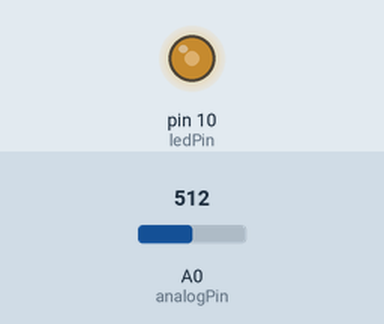
A sketch run on a simulated Arduino Uno, built with avr-gcc and run on an emulated ATmega328P. On the bench: output pins drawn as LEDs (lit = HIGH). Inputs (shaded band) come from the test bench; at power-on: A0 (analogPin) = 512.

Above: at 1.2 s.
1.3 s: A0 (analogPin) set to 716
At 2.4 s:
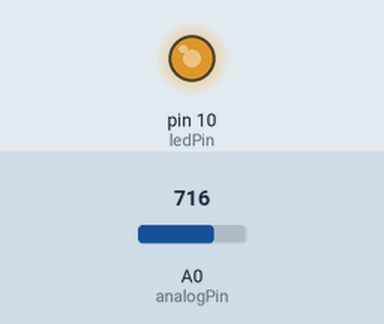
2.8 s: A0 (analogPin) set to 900
At 3.5 s:
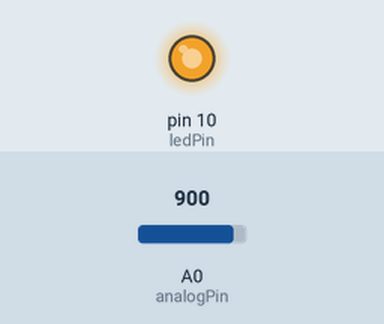
4.3 s: A0 (analogPin) set to 122
At 4.6 s:
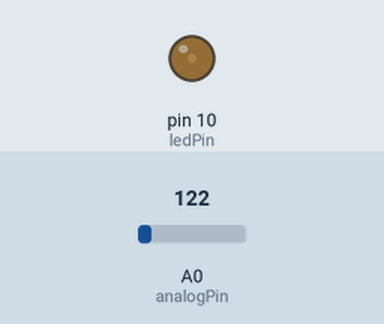
5.8 s: A0 (analogPin) set to 0
At 7.0 s:
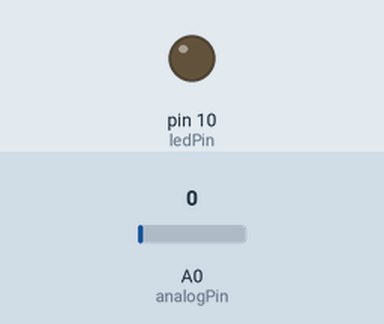
Timing chart, 0 to 8.3 s (numbered marks = the images above; inputs shaded):
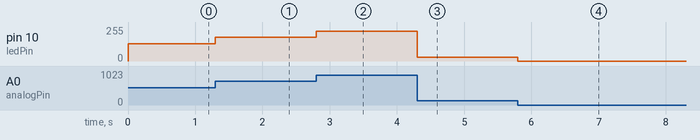

Measured:
- after the input at 1.3 s, pin 10 (ledPin): 128/255 → 179/255 at once
- after the input at 2.8 s, pin 10 (ledPin): 179/255 → 225/255 at once
- after the input at 4.3 s, pin 10 (ledPin): 225/255 → 30/255 at once
- after the input at 5.8 s, pin 10 (ledPin): 30/255 → 0/255 at once

The sketch:

lab3.1.3.ino
```cpp
/*-------------------------------------------------------------------------------

1.3 Build an application where the brightness of an LED is controlled by
    adjusting a potentiometer knob. When the potentiometer knob is turned, the
    Arduino ADC will read the analog signal and then generate a PWM signal
    proportional to the analog signal.

-------------------------------------------------------------------------------*/

int ledPin = 10;
int analogPin = A0;
int value = 0;

void setup () {
  pinMode(ledPin, OUTPUT);
}

void loop () {
  value = analogRead(analogPin);
  analogWrite(ledPin, value / 4);

  delay(1);
}
```
